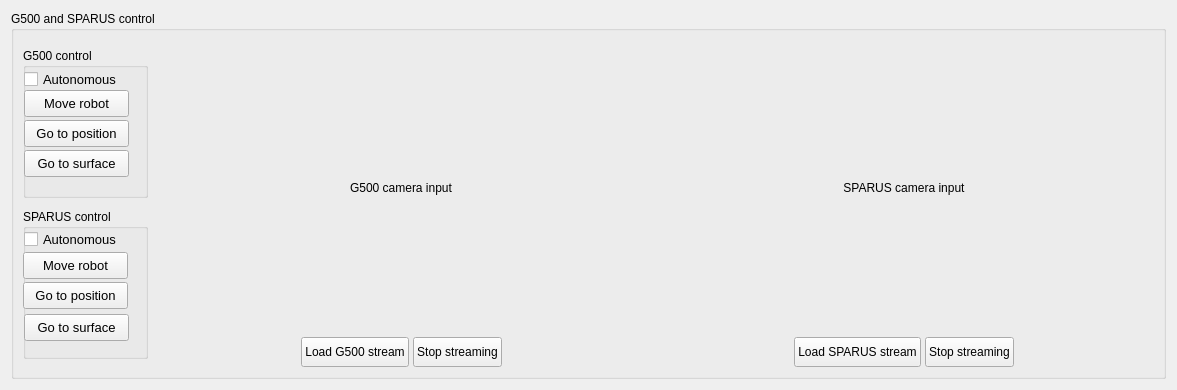
        <widget class="QWidget" name="mainTabs_vehicle">
         <attribute name="title">
          <string>Vehicle control</string>
         </attribute>
         <layout class="QVBoxLayout" name="verticalLayout_2">
          <item>
           <widget class="QGroupBox" name="groupBox_12">
            <property name="sizePolicy">
             <sizepolicy hsizetype="MinimumExpanding" vsizetype="Preferred">
              <horstretch>0</horstretch>
              <verstretch>0</verstretch>
             </sizepolicy>
            </property>
            <property name="title">
             <string>G500 and SPARUS control</string>
            </property>
            <layout class="QGridLayout" name="gridLayout_3">
             <item row="0" column="0">
              <layout class="QVBoxLayout" name="verticalLayout">
               <property name="spacing">
                <number>3</number>
               </property>
               <item>
                <layout class="QHBoxLayout" name="horizontalLayout">
                 <property name="spacing">
                  <number>3</number>
                 </property>
                 <property name="rightMargin">
                  <number>0</number>
                 </property>
                 <property name="bottomMargin">
                  <number>0</number>
                 </property>
                 <item>
                  <layout class="QVBoxLayout" name="verticalLayout_3">
                   <property name="spacing">
                    <number>3</number>
                   </property>
                   <property name="rightMargin">
                    <number>0</number>
                   </property>
                   <property name="bottomMargin">
                    <number>0</number>
                   </property>
                   <item>
                    <widget class="QGroupBox" name="groupBox">
                     <property name="sizePolicy">
                      <sizepolicy hsizetype="Fixed" vsizetype="Fixed">
                       <horstretch>0</horstretch>
                       <verstretch>0</verstretch>
                      </sizepolicy>
                     </property>
                     <property name="minimumSize">
                      <size>
                       <width>125</width>
                       <height>150</height>
                      </size>
                     </property>
                     <property name="font">
                      <font>
                       <underline>false</underline>
                      </font>
                     </property>
                     <property name="title">
                      <string>G500 control</string>
                     </property>
                     <widget class="QCheckBox" name="g500AutonomousCheckBox">
                      <property name="geometry">
                       <rect>
                        <x>1</x>
                        <y>21</y>
                        <width>112</width>
                        <height>21</height>
                       </rect>
                      </property>
                      <property name="minimumSize">
                       <size>
                        <width>0</width>
                        <height>20</height>
                       </size>
                      </property>
                      <property name="font">
                       <font>
                        <pointsize>10</pointsize>
                       </font>
                      </property>
                      <property name="text">
                       <string>Autonomous</string>
                      </property>
                     </widget>
                     <widget class="QPushButton" name="g500MoveRobotButton">
                      <property name="geometry">
                       <rect>
                        <x>1</x>
                        <y>42</y>
                        <width>105</width>
                        <height>27</height>
                       </rect>
                      </property>
                      <property name="sizePolicy">
                       <sizepolicy hsizetype="Fixed" vsizetype="Fixed">
                        <horstretch>0</horstretch>
                        <verstretch>0</verstretch>
                       </sizepolicy>
                      </property>
                      <property name="minimumSize">
                       <size>
                        <width>105</width>
                        <height>20</height>
                       </size>
                      </property>
                      <property name="maximumSize">
                       <size>
                        <width>105</width>
                        <height>16777215</height>
                       </size>
                      </property>
                      <property name="font">
                       <font>
                        <pointsize>10</pointsize>
                       </font>
                      </property>
                      <property name="text">
                       <string>Move robot</string>
                      </property>
                     </widget>
                     <widget class="QPushButton" name="g500GoToPositionButton">
                      <property name="geometry">
                       <rect>
                        <x>1</x>
                        <y>72</y>
                        <width>105</width>
                        <height>27</height>
                       </rect>
                      </property>
                      <property name="sizePolicy">
                       <sizepolicy hsizetype="Fixed" vsizetype="Fixed">
                        <horstretch>0</horstretch>
                        <verstretch>0</verstretch>
                       </sizepolicy>
                      </property>
                      <property name="minimumSize">
                       <size>
                        <width>105</width>
                        <height>20</height>
                       </size>
                      </property>
                      <property name="maximumSize">
                       <size>
                        <width>105</width>
                        <height>16777215</height>
                       </size>
                      </property>
                      <property name="font">
                       <font>
                        <pointsize>10</pointsize>
                       </font>
                      </property>
                      <property name="text">
                       <string>Go to position</string>
                      </property>
                     </widget>
                     <widget class="QPushButton" name="g500GoToSurfaceButton">
                      <property name="geometry">
                       <rect>
                        <x>1</x>
                        <y>102</y>
                        <width>105</width>
                        <height>27</height>
                       </rect>
                      </property>
                      <property name="sizePolicy">
                       <sizepolicy hsizetype="Fixed" vsizetype="Fixed">
                        <horstretch>0</horstretch>
                        <verstretch>0</verstretch>
                       </sizepolicy>
                      </property>
                      <property name="minimumSize">
                       <size>
                        <width>105</width>
                        <height>20</height>
                       </size>
                      </property>
                      <property name="maximumSize">
                       <size>
                        <width>105</width>
                        <height>16777215</height>
                       </size>
                      </property>
                      <property name="font">
                       <font>
                        <pointsize>10</pointsize>
                       </font>
                      </property>
                      <property name="text">
                       <string>Go to surface</string>
                      </property>
                     </widget>
                    </widget>
                   </item>
                   <item>
                    <widget class="QGroupBox" name="groupBox_3">
                     <property name="sizePolicy">
                      <sizepolicy hsizetype="Fixed" vsizetype="Fixed">
                       <horstretch>0</horstretch>
                       <verstretch>0</verstretch>
                      </sizepolicy>
                     </property>
                     <property name="minimumSize">
                      <size>
                       <width>125</width>
                       <height>150</height>
                      </size>
                     </property>
                     <property name="title">
                      <string>SPARUS control</string>
                     </property>
                     <widget class="QPushButton" name="sparusMoveRobotButton">
                      <property name="geometry">
                       <rect>
                        <x>0</x>
                        <y>43</y>
                        <width>105</width>
                        <height>27</height>
                       </rect>
                      </property>
                      <property name="sizePolicy">
                       <sizepolicy hsizetype="Fixed" vsizetype="Fixed">
                        <horstretch>0</horstretch>
                        <verstretch>0</verstretch>
                       </sizepolicy>
                      </property>
                      <property name="minimumSize">
                       <size>
                        <width>105</width>
                        <height>20</height>
                       </size>
                      </property>
                      <property name="maximumSize">
                       <size>
                        <width>105</width>
                        <height>16777215</height>
                       </size>
                      </property>
                      <property name="font">
                       <font>
                        <pointsize>10</pointsize>
                       </font>
                      </property>
                      <property name="text">
                       <string>Move robot</string>
                      </property>
                     </widget>
                     <widget class="QCheckBox" name="sparusAutonomousCheckBox">
                      <property name="geometry">
                       <rect>
                        <x>1</x>
                        <y>20</y>
                        <width>112</width>
                        <height>21</height>
                       </rect>
                      </property>
                      <property name="minimumSize">
                       <size>
                        <width>0</width>
                        <height>21</height>
                       </size>
                      </property>
                      <property name="font">
                       <font>
                        <pointsize>10</pointsize>
                       </font>
                      </property>
                      <property name="text">
                       <string>Autonomous</string>
                      </property>
                     </widget>
                     <widget class="QPushButton" name="sparusGoToPoseButton">
                      <property name="geometry">
                       <rect>
                        <x>0</x>
                        <y>73</y>
                        <width>105</width>
                        <height>27</height>
                       </rect>
                      </property>
                      <property name="sizePolicy">
                       <sizepolicy hsizetype="Fixed" vsizetype="Fixed">
                        <horstretch>0</horstretch>
                        <verstretch>0</verstretch>
                       </sizepolicy>
                      </property>
                      <property name="minimumSize">
                       <size>
                        <width>105</width>
                        <height>20</height>
                       </size>
                      </property>
                      <property name="maximumSize">
                       <size>
                        <width>105</width>
                        <height>16777215</height>
                       </size>
                      </property>
                      <property name="font">
                       <font>
                        <pointsize>10</pointsize>
                       </font>
                      </property>
                      <property name="text">
                       <string>Go to position</string>
                      </property>
                     </widget>
                     <widget class="QPushButton" name="sparusGoToSurfaceButton">
                      <property name="geometry">
                       <rect>
                        <x>1</x>
                        <y>105</y>
                        <width>105</width>
                        <height>27</height>
                       </rect>
                      </property>
                      <property name="sizePolicy">
                       <sizepolicy hsizetype="Fixed" vsizetype="Fixed">
                        <horstretch>0</horstretch>
                        <verstretch>0</verstretch>
                       </sizepolicy>
                      </property>
                      <property name="minimumSize">
                       <size>
                        <width>105</width>
                        <height>20</height>
                       </size>
                      </property>
                      <property name="maximumSize">
                       <size>
                        <width>105</width>
                        <height>16777215</height>
                       </size>
                      </property>
                      <property name="font">
                       <font>
                        <pointsize>10</pointsize>
                       </font>
                      </property>
                      <property name="text">
                       <string>Go to surface</string>
                      </property>
                     </widget>
                    </widget>
                   </item>
                  </layout>
                 </item>
                 <item>
                  <layout class="QVBoxLayout" name="g500StreamLayout">
                   <property name="spacing">
                    <number>2</number>
                   </property>
                   <property name="bottomMargin">
                    <number>0</number>
                   </property>
                   <item>
                    <widget class="QLabel" name="g500StreamView">
                     <property name="sizePolicy">
                      <sizepolicy hsizetype="Expanding" vsizetype="Expanding">
                       <horstretch>0</horstretch>
                       <verstretch>0</verstretch>
                      </sizepolicy>
                     </property>
                     <property name="minimumSize">
                      <size>
                       <width>500</width>
                       <height>295</height>
                      </size>
                     </property>
                     <property name="text">
                      <string>G500 camera input</string>
                     </property>
                     <property name="alignment">
                      <set>Qt::AlignCenter</set>
                     </property>
                    </widget>
                   </item>
                   <item>
                    <layout class="QHBoxLayout" name="g500StreamButtonLayout">
                     <property name="spacing">
                      <number>4</number>
                     </property>
                     <property name="bottomMargin">
                      <number>0</number>
                     </property>
                     <item>
                      <spacer name="horizontalSpacer_2">
                       <property name="orientation">
                        <enum>Qt::Horizontal</enum>
                       </property>
                       <property name="sizeHint" stdset="0">
                        <size>
                         <width>40</width>
                         <height>20</height>
                        </size>
                       </property>
                      </spacer>
                     </item>
                     <item>
                      <widget class="QPushButton" name="g500LoadStreamButton">
                       <property name="minimumSize">
                        <size>
                         <width>0</width>
                         <height>30</height>
                        </size>
                       </property>
                       <property name="maximumSize">
                        <size>
                         <width>16777215</width>
                         <height>30</height>
                        </size>
                       </property>
                       <property name="text">
                        <string>Load G500 stream</string>
                       </property>
                      </widget>
                     </item>
                     <item>
                      <widget class="QPushButton" name="g500StopStreamButton">
                       <property name="minimumSize">
                        <size>
                         <width>0</width>
                         <height>30</height>
                        </size>
                       </property>
                       <property name="maximumSize">
                        <size>
                         <width>16777215</width>
                         <height>30</height>
                        </size>
                       </property>
                       <property name="text">
                        <string>Stop streaming</string>
                       </property>
                      </widget>
                     </item>
                     <item>
                      <spacer name="horizontalSpacer">
                       <property name="orientation">
                        <enum>Qt::Horizontal</enum>
                       </property>
                       <property name="sizeHint" stdset="0">
                        <size>
                         <width>40</width>
                         <height>20</height>
                        </size>
                       </property>
                      </spacer>
                     </item>
                    </layout>
                   </item>
                  </layout>
                 </item>
                 <item>
                  <layout class="QVBoxLayout" name="sparusStreamLayout">
                   <property name="spacing">
                    <number>2</number>
                   </property>
                   <property name="rightMargin">
                    <number>0</number>
                   </property>
                   <property name="bottomMargin">
                    <number>0</number>
                   </property>
                   <item>
                    <widget class="QLabel" name="sparusStreamView">
                     <property name="sizePolicy">
                      <sizepolicy hsizetype="Expanding" vsizetype="Expanding">
                       <horstretch>0</horstretch>
                       <verstretch>0</verstretch>
                      </sizepolicy>
                     </property>
                     <property name="minimumSize">
                      <size>
                       <width>500</width>
                       <height>295</height>
                      </size>
                     </property>
                     <property name="text">
                      <string>SPARUS camera input</string>
                     </property>
                     <property name="alignment">
                      <set>Qt::AlignCenter</set>
                     </property>
                    </widget>
                   </item>
                   <item>
                    <layout class="QHBoxLayout" name="sparusStreamButtonLayout">
                     <property name="spacing">
                      <number>4</number>
                     </property>
                     <property name="rightMargin">
                      <number>0</number>
                     </property>
                     <property name="bottomMargin">
                      <number>0</number>
                     </property>
                     <item>
                      <spacer name="horizontalSpacer_4">
                       <property name="orientation">
                        <enum>Qt::Horizontal</enum>
                       </property>
                       <property name="sizeHint" stdset="0">
                        <size>
                         <width>40</width>
                         <height>20</height>
                        </size>
                       </property>
                      </spacer>
                     </item>
                     <item>
                      <widget class="QPushButton" name="sparusLoadStreamButton">
                       <property name="minimumSize">
                        <size>
                         <width>0</width>
                         <height>30</height>
                        </size>
                       </property>
                       <property name="maximumSize">
                        <size>
                         <width>16777215</width>
                         <height>30</height>
                        </size>
                       </property>
                       <property name="text">
                        <string>Load SPARUS stream</string>
                       </property>
                      </widget>
                     </item>
                     <item>
                      <widget class="QPushButton" name="sparusStopStreamButton">
                       <property name="minimumSize">
                        <size>
                         <width>0</width>
                         <height>30</height>
                        </size>
                       </property>
                       <property name="maximumSize">
                        <size>
                         <width>16777215</width>
                         <height>30</height>
                        </size>
                       </property>
                       <property name="text">
                        <string>Stop streaming</string>
                       </property>
                      </widget>
                     </item>
                     <item>
                      <spacer name="horizontalSpacer_3">
                       <property name="orientation">
                        <enum>Qt::Horizontal</enum>
                       </property>
                       <property name="sizeHint" stdset="0">
                        <size>
                         <width>40</width>
                         <height>20</height>
                        </size>
                       </property>
                      </spacer>
                     </item>
                    </layout>
                   </item>
                  </layout>
                 </item>
                </layout>
               </item>
              </layout>
             </item>
            </layout>
           </widget>
          </item>
         </layout>
        </widget>
